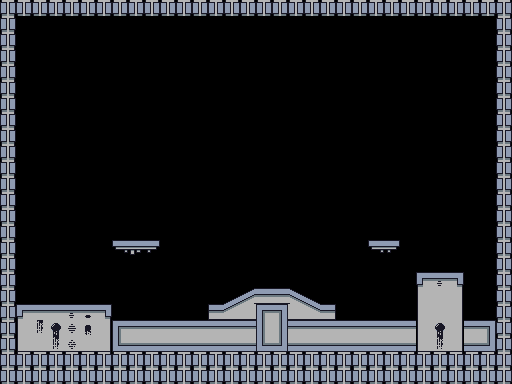

Below is a game level as drawn by its tile map, then a one-line description and the .tmx that defines it (tile-layer data replaced by summaries):
An orthogonal 32x24 tile map with 16x16 px tiles, 1 tile layer (Layer-GROUND), 2 tilesets and 4 objects (START_POINT, END_POINT, PLATFORM_H, PLATFORM_V).

<map version="1.0" tiledversion="2017.10.11" orientation="orthogonal" renderorder="left-up" width="32" height="24" tilewidth="16" tileheight="16" infinite="0" nextobjectid="6">
 <tileset firstgid="1" source="TestTileset.tsx" />
 <tileset firstgid="65" source="Objects_Tileset.tsx" />
 <layer name="Layer-GROUND" width="32" height="24">
  <properties>
   <property name="TYPE" value="SOLID" />
  </properties>
  <data>[768 cells, 235 non-empty, 37 distinct tile ids]</data>
 </layer>
 <objectgroup name="Entities">
  <object id="1" name="PlayerStart" type="START_POINT" gid="65" x="64" y="304" width="16" height="16" />
  <object id="3" name="NextLevel" type="END_POINT" gid="66" x="432" y="272" width="16" height="16">
   <properties>
    <property name="next_scene" value="res://Scenes/Template/Platform2D_Template_START.tscn" />
   </properties>
  </object>
  <object id="4" name="PlatformHorizontal" type="PLATFORM_H" gid="83" x="200" y="256" width="16" height="16">
   <properties>
    <property name="left_end_point" type="int" value="32" />
    <property name="right_end_point" type="int" value="64" />
   </properties>
  </object>
  <object id="5" name="PlatformVertical" type="PLATFORM_V" gid="84" x="344" y="320" width="16" height="16">
   <properties>
    <property name="bottom_end_point" type="int" value="0" />
    <property name="top_end_point" type="int" value="64" />
   </properties>
  </object>
 </objectgroup>
</map>